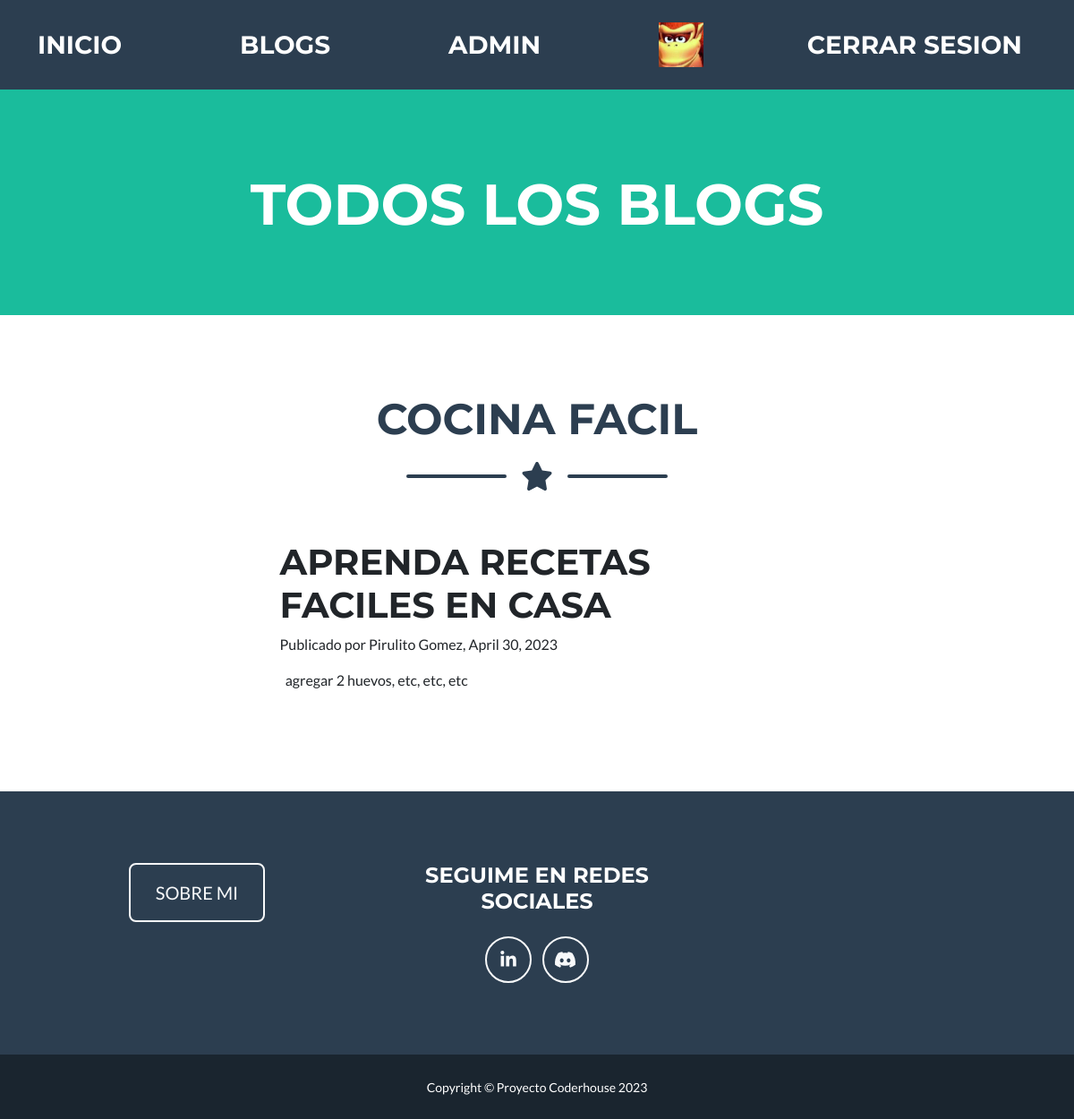
Page /accounts/listaDeBlogs/1 (signed in) on the committed database.
### accounts/models.py (models this page shows, shortened)
class BlogCreado(models.Model):
    tituloDelBlog=models.CharField(max_length=50)
    subtituloDelBlog=models.CharField(max_length=100)
    cuerpoDelBlog=models.TextField()
    autorDelBlog=models.CharField(max_length=50)
    fechaDelBlog=models.DateField()

### accounts/views.py (the view)
# urls.py: path("listaDeBlogs/<int:id>", verBlog, name="verBlog"),
@login_required
def verBlog(request, id):
    blog=BlogCreado.objects.get(id=id)
    blogs=BlogCreado.objects.filter(id__icontains=id)
    return render(request, "verBlog.html" ,{"blogs": blogs, "avatar":obtenerAvatar(request)})

### accounts/views.py (called while the page is built)
@login_required
def obtenerAvatar(request):
    avatares=Avatar.objects.filter(user=request.user.id)
    if len(avatares)!=0:
        return avatares[0].imagen.url
    else:
        return "/media/avatars/default.png"

### templates/verBlog.html (shortened to what this page needs)
{% extends "padre.html" %}
{% load static %}
{% block navBar %}
        <nav class="navbar navbar-expand-lg bg-secondary text-uppercase fixed-top" id="mainNav">
            <div class="container">
                <a class="navbar-brand" href="{% url "inicio" %}">INICIO</a>
                <a class="navbar-brand" href="{% url "listaDeBlogs" %}">Blogs</a>
                <a class="navbar-brand" href="{% url "perfilDeUsuario" %}">{{ user.username }}</a>
                <img src="{{ avatar }}" alt="Avatar" style="width:50px;height:50px;">
                <a class="navbar-brand" href="{% url "logout" %}">Cerrar Sesion</a>
            </div>
        </nav>
{% endblock navBar %}
{% block titulo %}
<h1 class="masthead-heading text-uppercase mb-0">Todos los blogs</h1>
{% endblock titulo %}
{% block primerSeccionPagina %}
<section class="page-section portfolio" id="portfolio">
    {% for blog in blogs %}
    <div class="container">
        <h2 class="page-section-heading text-center text-uppercase text-secondary mb-0"> {{ blog.tituloDelBlog }}</h2>
        <div class="divider-custom">
            <div class="divider-custom-line"></div>
            <div class="divider-custom-icon"><i class="fas fa-star"></i></div>
            <div class="divider-custom-line"></div>
        </div>
        <div class="container px-4 px-lg-5">
            <div class="row gx-4 gx-lg-5 justify-content-center">
                <div class="col-md-10 col-lg-8 col-xl-7">
                    <div class="post-preview">
                            <h1 class="post-title">{{ blog.subtituloDelBlog.upper }}</h1>
                            <p class="post-subtitle"> Publicado por {{blog.autorDelBlog}}, {{blog.fechaDelBlog}}</p>
                        <p class="post-meta">
                            {{ blog.cuerpoDelBlog}}
                        </p>
                    </div>
                </div>
            </div>
        </div>
    </div>
    {% endfor %}
</section>
{% endblock primerSeccionPagina %}

### rows in the picture
BlogCreado: tituloDelBlog "COCINA FACIL", subtituloDelBlog "APRENDA RECETAS FACILES EN CASA", autorDelBlog "Pirulito Gomez", fechaDelBlog "April 30, 2023", cuerpoDelBlog "agregar 2 huevos, etc, etc, etc"

### other values in the picture
{{ user.username }} "ADMIN"
